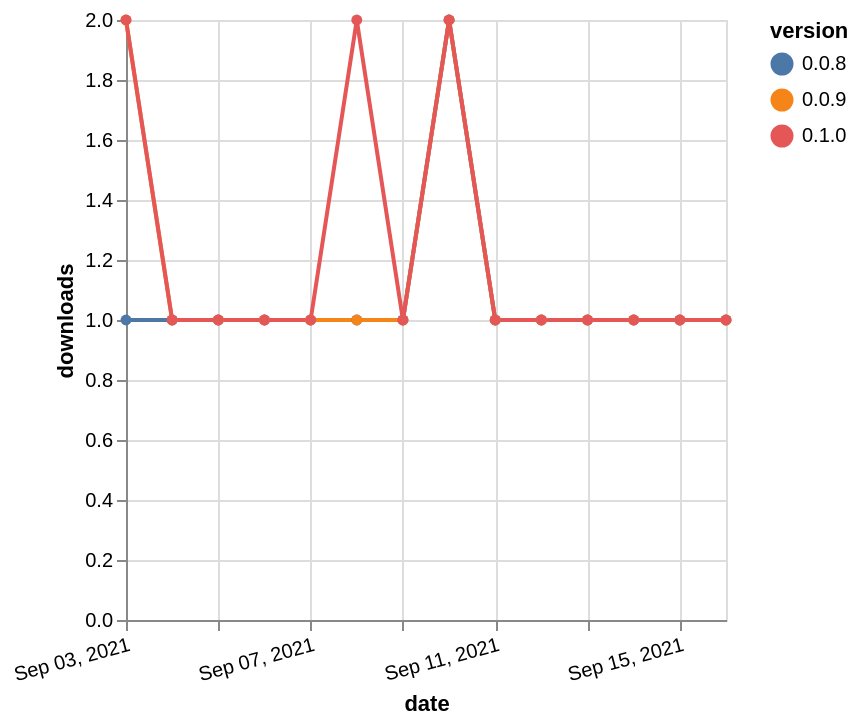

This figure's Vega-Lite source:
### Vega-Lite specification from a JSON file in a GitHub repository (floating-point values rounded to 4 significant figures)
{"$schema": "https://vega.github.io/schema/vega-lite/v5.json", "description": "A simple bar chart with embedded data.", "data": {"values": [{"date": "2021-09-03", "total": 755, "delta": 1, "version": "0.0.8"}, {"date": "2021-09-04", "total": 756, "delta": 1, "version": "0.0.8"}, {"date": "2021-09-05", "total": 757, "delta": 1, "version": "0.0.8"}, {"date": "2021-09-06", "total": 758, "delta": 1, "version": "0.0.8"}, {"date": "2021-09-07", "total": 759, "delta": 1, "version": "0.0.8"}, {"date": "2021-09-08", "total": 760, "delta": 1, "version": "0.0.8"}, {"date": "2021-09-09", "total": 761, "delta": 1, "version": "0.0.8"}, {"date": "2021-09-10", "total": 763, "delta": 2, "version": "0.0.8"}, {"date": "2021-09-11", "total": 764, "delta": 1, "version": "0.0.8"}, {"date": "2021-09-12", "total": 765, "delta": 1, "version": "0.0.8"}, {"date": "2021-09-13", "total": 766, "delta": 1, "version": "0.0.8"}, {"date": "2021-09-14", "total": 767, "delta": 1, "version": "0.0.8"}, {"date": "2021-09-15", "total": 768, "delta": 1, "version": "0.0.8"}, {"date": "2021-09-16", "total": 769, "delta": 1, "version": "0.0.8"}, {"date": "2021-09-03", "total": 116, "delta": 2, "version": "0.0.9"}, {"date": "2021-09-04", "total": 117, "delta": 1, "version": "0.0.9"}, {"date": "2021-09-05", "total": 118, "delta": 1, "version": "0.0.9"}, {"date": "2021-09-06", "total": 119, "delta": 1, "version": "0.0.9"}, {"date": "2021-09-07", "total": 120, "delta": 1, "version": "0.0.9"}, {"date": "2021-09-08", "total": 121, "delta": 1, "version": "0.0.9"}, {"date": "2021-09-09", "total": 122, "delta": 1, "version": "0.0.9"}, {"date": "2021-09-10", "total": 124, "delta": 2, "version": "0.0.9"}, {"date": "2021-09-11", "total": 125, "delta": 1, "version": "0.0.9"}, {"date": "2021-09-12", "total": 126, "delta": 1, "version": "0.0.9"}, {"date": "2021-09-13", "total": 127, "delta": 1, "version": "0.0.9"}, {"date": "2021-09-14", "total": 128, "delta": 1, "version": "0.0.9"}, {"date": "2021-09-15", "total": 129, "delta": 1, "version": "0.0.9"}, {"date": "2021-09-16", "total": 130, "delta": 1, "version": "0.0.9"}, {"date": "2021-09-03", "total": 119, "delta": 2, "version": "0.1.0"}, {"date": "2021-09-04", "total": 120, "delta": 1, "version": "0.1.0"}, {"date": "2021-09-05", "total": 121, "delta": 1, "version": "0.1.0"}, {"date": "2021-09-06", "total": 122, "delta": 1, "version": "0.1.0"}, {"date": "2021-09-07", "total": 123, "delta": 1, "version": "0.1.0"}, {"date": "2021-09-08", "total": 125, "delta": 2, "version": "0.1.0"}, {"date": "2021-09-09", "total": 126, "delta": 1, "version": "0.1.0"}, {"date": "2021-09-10", "total": 128, "delta": 2, "version": "0.1.0"}, {"date": "2021-09-11", "total": 129, "delta": 1, "version": "0.1.0"}, {"date": "2021-09-12", "total": 130, "delta": 1, "version": "0.1.0"}, {"date": "2021-09-13", "total": 131, "delta": 1, "version": "0.1.0"}, {"date": "2021-09-14", "total": 132, "delta": 1, "version": "0.1.0"}, {"date": "2021-09-15", "total": 133, "delta": 1, "version": "0.1.0"}, {"date": "2021-09-16", "total": 134, "delta": 1, "version": "0.1.0"}]}, "width": "container", "mark": {"type": "line", "point": {"filled": true}}, "encoding": {"x": {"field": "date", "type": "temporal", "timeUnit": "yearmonthdate", "title": "date", "axis": {"labelAngle": -15}}, "y": {"field": "delta", "type": "quantitative", "title": "downloads"}, "color": {"field": "version", "type": "nominal"}, "tooltip": {"field": "delta"}}}
